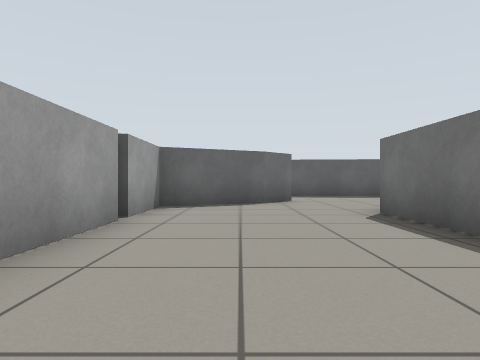
[1] (above)

16 first-person views from a walk through a Gazebo world. The camera is 0.56 m above the floor, looks level and sees 75° across. The floor is counted in squares, 1 m on a side. Each view is taken from the middle of a square. On the plan, view 1 faces up. The plan holds only what a view shows up to about 9 squares ahead; the rest is blank.

[2]
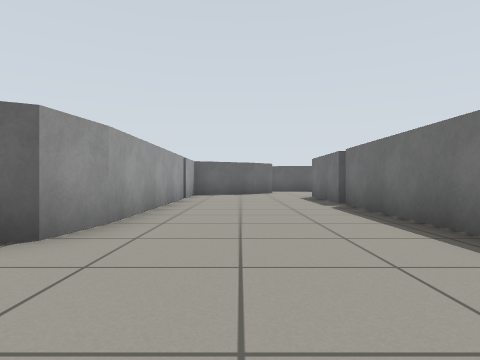

[3]
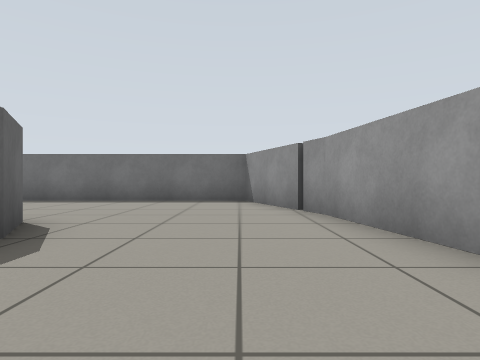

[4]
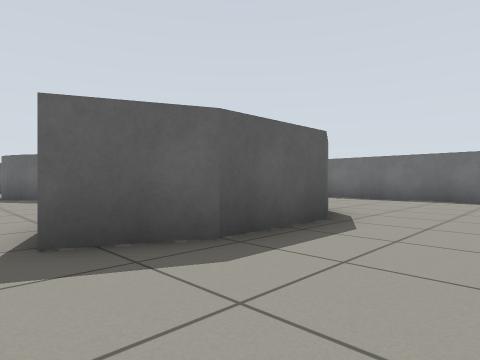

[5]
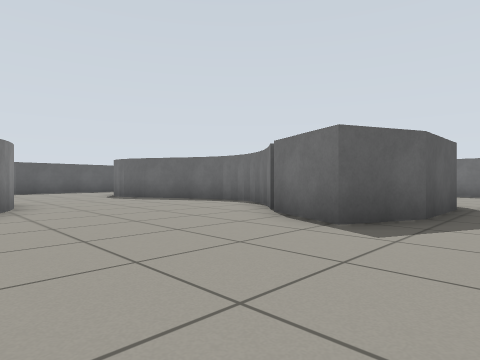

[6]
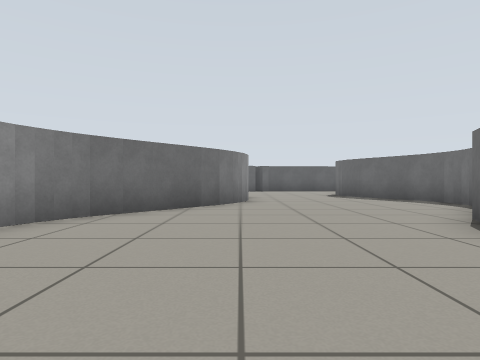

[7]
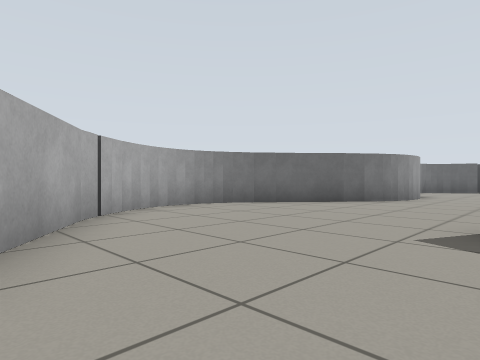

[8]
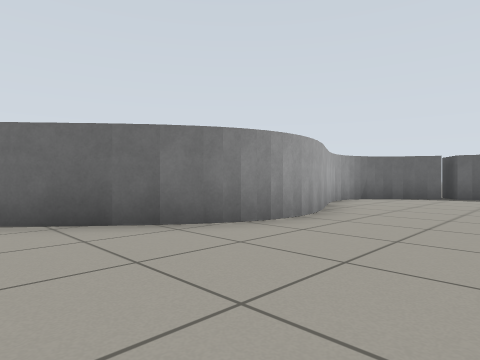

[9]
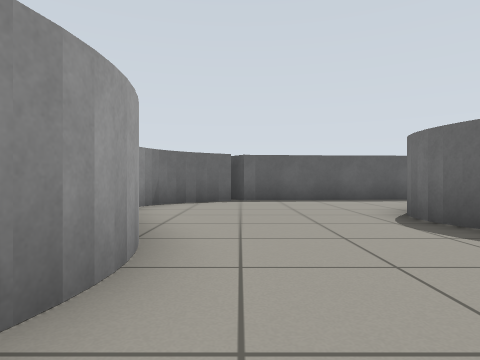

[10]
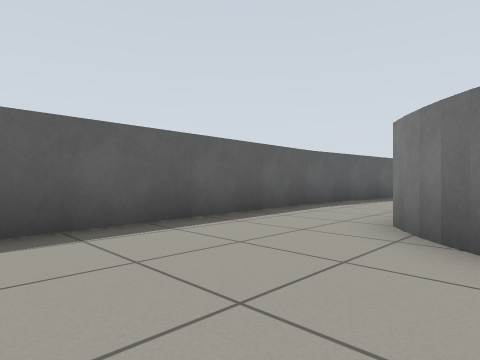

[11]
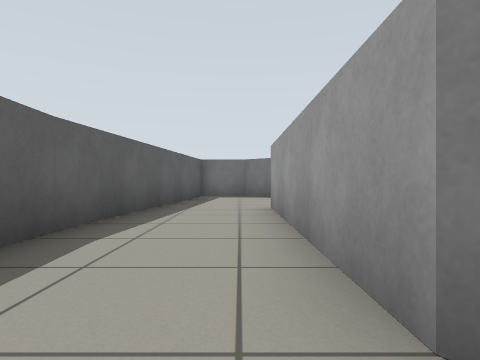

[12]
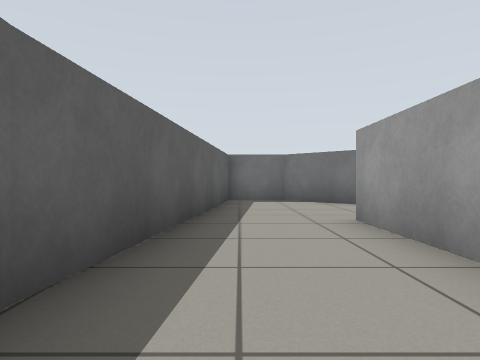

[13]
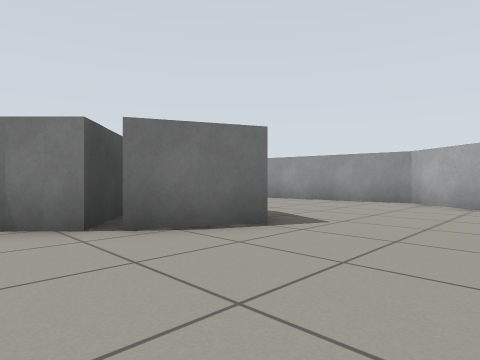

[14]
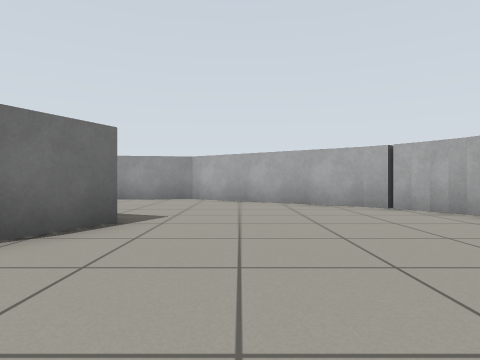

[15]
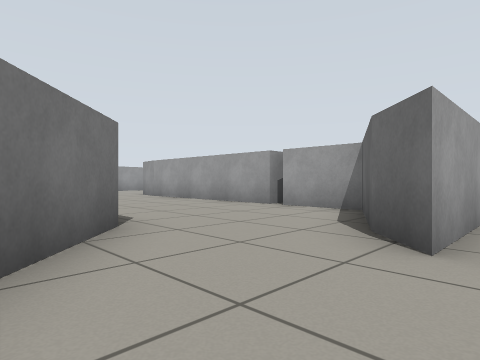

[16]
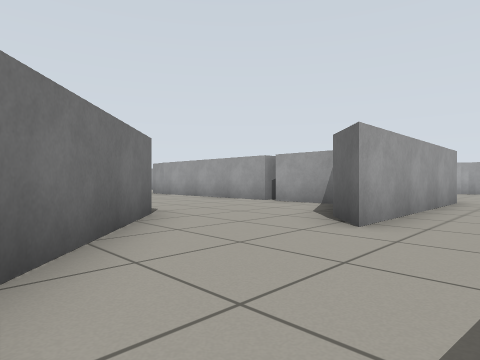

### Floor plan
Points are (right, up) in squares from view 1. A wall is a line through its corners. A room is listed if a view was taken in it or the views show most of it. See-through windows are left out.
Room 1 (views 1, 2, 3, 4, 5, 6, 7, 8, 9, 10, 11, 12, 13, 14, 15, 16)
walls: (-4, 3) (-4.4, 3.9); (-4.8, 0.4) (-4.3, 1); (-4.4, 3.8) (-5.2, 5.3); (-5.1, 5.2) (-5.4, 5.8); (-1.7, 4.3) (-1.7, -1); (-9, 2.8) (-9.5, 2.1); (-8.9, 3.2) (-9.1, 2.6); (-1.7, -0.9) (-1.8, -2.1) (-3, -2.7) (-5, -2.7) (-6.4, -2.1) (-5.6, -0.4) (-4.7, 0.4); (-9.4, 2.1) (-11.4, -0.2); (-8.8, 4.4) (-8.8, 3.8); (-4.9, 7.6) (-4.5, 8); (-4.7, 7.9) (-4, 8.4) (1.4, 8.4) (0.6, 7.6) (-1.7, 6.5) (-1.7, 4.6); (-9.5, 6.5) (-8.9, 4.9) (-8.8, 4.3); (-11.3, -0.1) (-11.6, -0.7); (-11.6, -0.6) (-11.9, -1.3); (2.4, 2.5) (2.4, 5.3) (5.5, 8.8) (5.5, 10.3) (-1.7, 11); (-10.1, 7.9) (-10, 7.4); (-11.8, -2.8) (-11.4, -3.7); (-11.2, -3.8) (-10.5, -4.5); (-10.6, -4.5) (-6.6, -7.2) (-4.2, -6.9); (-3.8, -6.8) (-0.9, -6.4); (-8.5, 10.2) (-9.1, 9.9) (-9.6, 9.5); (-8.1, 10.4) (-8.6, 10.2); (-1, -6.4) (-0.3, -6.1); (-0.2, -6.1) (2.4, -5.2) (2.4, 2); (-1.5, 11) (-7.6, 10.7) (-7.9, 10.5) (-8.2, 11)
ways out: gap at (3, 2)

Where each view was taken, in squares from view 1:
view 1: 0 up, 0 right, facing up
view 2: 5 down, 0 right, facing up
view 3: 5 down, 6 left, facing right
view 4: 5 down, 7 left, facing up-right
view 5: 4 down, 10 left, facing up-right
view 6: 5 down, 9 left, facing up
view 7: 6 down, 6 left, facing up-left
view 8: 0 up, 6 left, facing up-left
view 9: 2 up, 8 left, facing up
view 10: 7 up, 8 left, facing up-right
view 11: 9 up, 5 left, facing right
view 12: 10 up, 3 left, facing right
view 13: 1 up, 9 left, facing down-right
view 14: 2 up, 8 left, facing down
view 15: 9 up, 4 right, facing down-left
view 16: 10 up, 5 right, facing down-left
